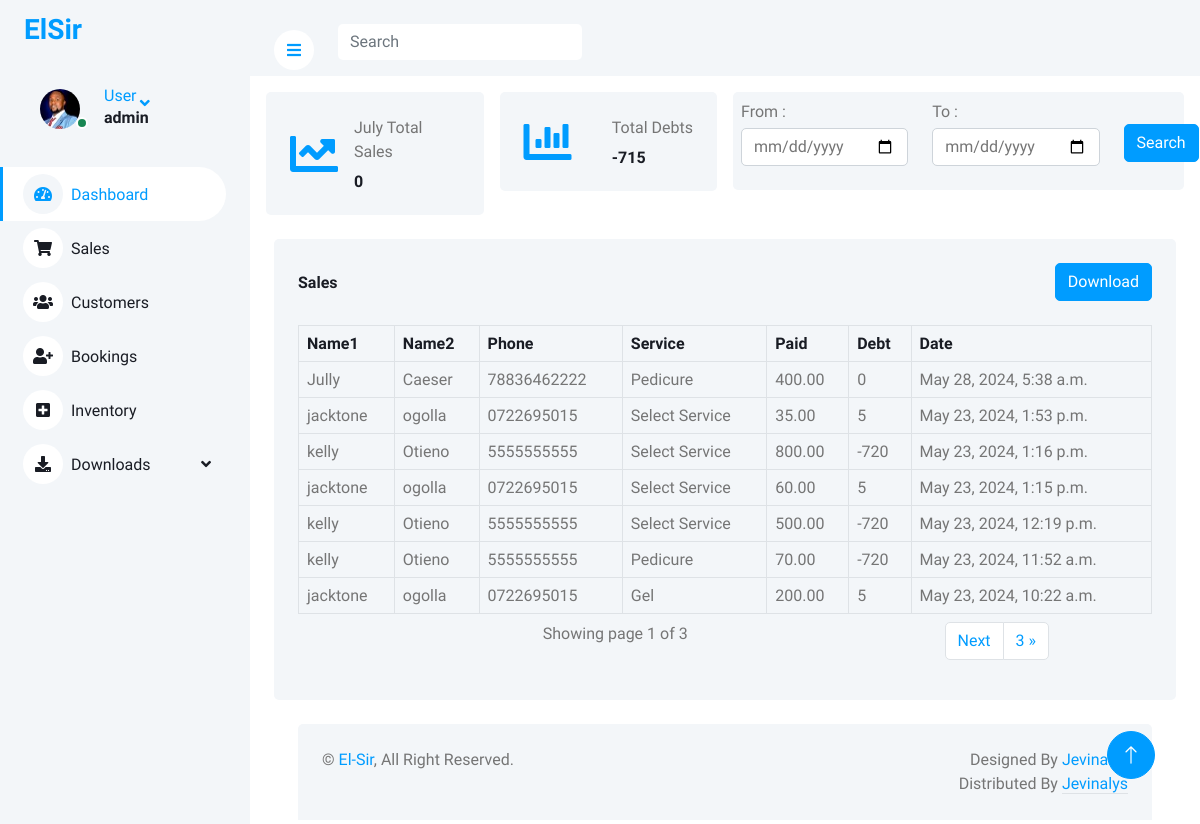
The page /salesrepo/ (signed in) on the database as committed earlier.
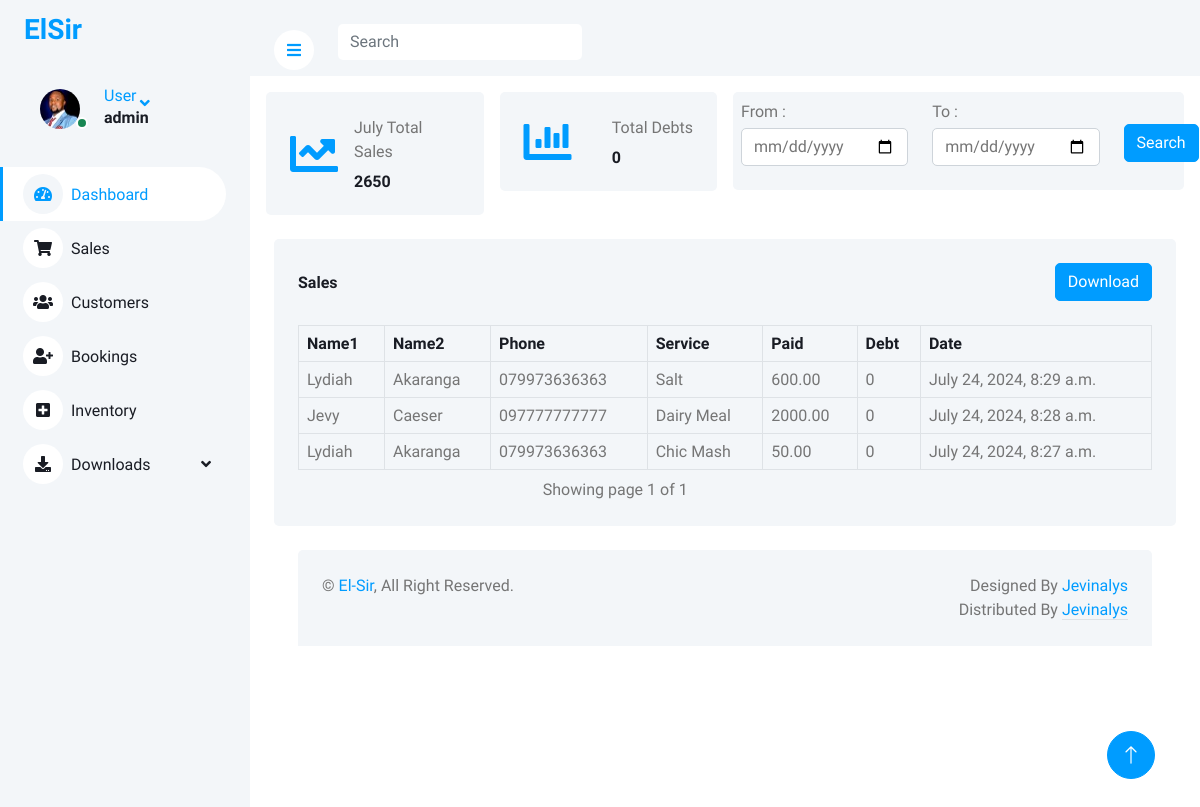
The same page on the database as committed later.
### elsiruser/models.py (models this page shows, shortened)
class Sale(models.Model):
    customer_name = models.ForeignKey(Customer, on_delete = models.PROTECT)
    phone = models.CharField(max_length=12,null=True)
    services = models.CharField(max_length=255,default="" )
    CASH = "cash"
    MPESA = "Mpesa"
    PAYMENT_MODE = {
        CASH : "cash",
        MPESA : "Mpesa"
        }
    payment_mode = models.CharField(
    max_length= 10,
    choices=PAYMENT_MODE,
    default=CASH,
    )
    mpesa_code = models.CharField(max_length=255, null=True)
    amount = models.DecimalField(max_digits=40, decimal_places=2,default=0)
    date_paid = models.DateTimeField(default=timezone.now)
    class Meta:
        ordering:['-date_paid'] # type: ignore

class Customer(models.Model):
    first_name = models.CharField(max_length=255)
    second_name = models.CharField(max_length=255)
    phone = models.CharField(max_length=12)
    email_address =models.EmailField(null=True,blank=True)
    debt = models.IntegerField(null=True, blank=True,default=0)
    loyalty_points = models.FloatField(null=True, blank=True,default=0)

### elsiruser/views.py (the view)
# urls.py: path('salesrepo/',views.salesrepo, name="salesrepo"),
@login_required(login_url='login')
def salesrepo(request):
        sales = Sale.objects.all().order_by('-date_paid')
        myFilter = salesRepofilter(request.GET,queryset=sales)
        sales=myFilter.qs
        month = timezone.now()
        dispmonth= month.strftime("%B")
        now = timezone.now()
        start_of_month = now.replace(day=1)
        end_of_month = (start_of_month + timezone.timedelta(days=32)).replace(day=1)
        total_sales_current_month = Sale.objects.filter(
        date_paid__gte=start_of_month,
        date_paid__lt=end_of_month).aggregate(total_sales=Sum('amount'))['total_sales'] or 0
        total_debt = Customer.objects.aggregate(total_debt=Sum('debt'))['total_debt'] or 0
        paginator = Paginator(sales,7)
        page_number = request.GET.get('page')
        page_obj =Paginator.get_page(paginator, page_number)
        context = {'sales':sales,'myFilter':myFilter, 'page_obj':page_obj,'dispmonth':dispmonth,'total_sales_current_month':total_sales_current_month,'total_debt':total_debt}
        return render(request,'salesRepo.html',context)

### elsiruser/templates/salesRepo.html (shortened to what this page needs)
{% extends 'base.html' %}
{% load static %}
{% block content %}
{%include 'sidebar.html' %}
        <div class="content">
            <nav class="navbar navbar-expand bg-light navbar-light sticky-top px-4 py-0">
                <a href="#" class="sidebar-toggler flex-shrink-0">
                    <i class="fa fa-bars"></i>
                </a>
                <form class="d-none d-md-flex ms-4">
                    <input class="form-control border-0" type="search" placeholder="Search">
                </form>
            </nav>
            <div class="container-fluid pt-3 px-3">
                <div class="row g-3">
                    <div class="col-sm-4 col-xl-3">
                        <div class="bg-light rounded d-flex align-items-center justify-content-between p-4">
                            <i class="fa fa-chart-line fa-3x text-primary"></i>
                            <div class="ms-3">
                                <p class="mb-2">{{dispmonth}} Total Sales</p>
                                <h6 class="mb-0">{{ total_sales_current_month }}</h6>
                            </div>
                        </div>
                    </div>
                    <div class="col-sm-6 col-xl-3">
                        <div class="bg-light rounded d-flex align-items-center justify-content-between p-4">
                            <i class="fa fa-chart-bar fa-3x text-primary"></i>
                            <div class="ms-3">
                                <p class="mb-2"> Total Debts</p>
                                <h6 class="mb-0">{{ total_debt}}</h6>
                            </div>
                        </div>
                    </div>
                    <div class="col-sm-4 col-xl-6">
                        <div class="bg-light rounded d-flex align-items-center justify-content-between p-2">
                            <form action="" method="GET">
                                <div class="row">
                                    <div class="col-sm-5">
                                        <div class="form-group">
                                          <label class="mb-1" for="">From : </label>
                                           {{myFilter.form.fromdate}}
                                        </div>
                                    </div>
                                    <div class="col-md-5">
                                        <div class="form-group">
                                          <label class="mb-1" for="">To : </label>
                                          {{myFilter.form.todate}}
                                        </div>
                                    </div>
                                    <div class="col-md-2">
                                        <br class="mb-1">
                                        <button class="btn btn-primary btn-primary-sm" type="submit">Search</button>
                                    </div>
                                </div>
                            </form>
                        </div>
                    </div>
                </div>
            </div>
            <div class="container-fluid pt-4 px-4">
                <div class="bg-light text-center rounded p-4">
                        <div class="col-md-12">
                            <div class="d-flex align-items-center justify-content-between mb-4">
                                <h6 class="mb-0">Sales</h6>
                                <a href="{% url 'export-excel' %}" class="btn btn-primary">Download</a>
                            </div>
                        </div>
                    <div class="app-table">
                        <div class="table-responsive">
                            <table class="table text-start align-middle table-bordered table-hover mb-0">
                                <thead>
                                    <tr class="text-dark">
                                        <th scope="col">Name1</th>
                                        <th scope="col">Name2</th>
                                        <th scope="col">Phone</th>
                                        <th scope="col">Service</th>
                                        <th scope="col">Paid</th>
                                        <th scope="col">Debt</th>
                                        <th scope="col">Date</th>
                                    </tr>
                                </thead>
                                <tbody>
                                    {% for sale in page_obj %}
                                    <tr>
                                        <td>{{sale.customer_name.first_name}}</td>
                                        <td>{{sale.customer_name.second_name}}</td>
                                        <td>{{sale.phone}}</td>
                                        <td>{{sale.services}}</td>
                                        <td>{{sale.amount}}</td>
                                        <td>{{sale.customer_name.debt}}</td>
                                        <td>{{sale.date_paid}}</td>
                                    </tr>
                                    {% endfor %}
                                </tbody>
                            </table>
                        </div>
                    </div>
                    <div class="pagination-container pt-2">
                        <div class="row">
                            <div class="col-md-9">
                                Showing page {{page_obj.number}} of {{ page_obj.paginator.num_pages }}
                            </div>
                            <ul class="pagination align-right float-right mr-auto , col-md-3">
                                {% if page_obj.has_next %}
                                <li class="page-item"> <a class="page-link" href="?page={{ page_obj.next_page_number }}">Next</a></li>
                                <li class="page-item"> <a class="page-link" href="?page={{ page_obj.paginator.num_pages }}">{{ page_obj.paginator.num_pages}} &raquo;</a></li>
                                {% endif %}
                                </ul>
                        </div>
                    </div>
            </div>
{% endblock %}

### elsiruser/templates/base.html (shortened to what this page needs)
{% load static %}
<html lang="en">
<head>
    <link href="https://cdnjs.cloudflare.com/ajax/libs/font-awesome/5.10.0/css/all.min.css" rel="stylesheet">
    <link href="https://cdn.jsdelivr.net/npm/bootstrap-icons@1.4.1/font/bootstrap-icons.css" rel="stylesheet">
    <link href="{% static 'elsiruser/lib/owlcarousel/assets/owl.carousel.min.css' %}" rel="stylesheet">
    <link href="{% static 'elsiruser/lib/tempusdominus/css/tempusdominus-bootstrap-4.min.css' %}" rel="stylesheet" />
    <link href="{% static 'elsiruser/css/bootstrap.min.css' %}" rel="stylesheet">
    <link href="{% static 'elsiruser/css/style.css' %}" rel="stylesheet">
</head>
<body>
        {% block content %}
        {% endblock %}
        <div class="container-fluid pt-4 px-4">
            <div class="bg-light rounded-top p-4">
                <div class="row">
                    <div class="col-12 col-sm-6 text-center text-sm-start">
                        &copy; <a href="#">El-Sir</a>, All Right Reserved.
                    </div>
                    <div class="col-12 col-sm-6 text-center text-sm-end">
                        Designed By <a href="">Jevinalys</a>
                        Distributed By <a class="border-bottom" href=""
                            target="_blank">Jevinalys</a>
                    </div>
                </div>
            </div>
        </div>
    </div>
    <a href="#" class="btn btn-lg btn-primary btn-lg-square back-to-top"><i class="bi bi-arrow-up"></i></a>
    </div>
</body>
</html>

### elsiruser/templates/sidebar.html (shortened to what this page needs)
{% load static %}
<div class="sidebar pe-4 pb-3">
    <nav class="navbar bg-light navbar-light">
        <a href="dashboard.html" class="navbar-brand mx-4 mb-3">
            <h3 class="text-primary"></i>ElSir</h3>
        </a>
        {% if user.is_authenticated %}
            <div class="nav-item dropdown">
                <a href="#" class="nav-link dropdown-toggle" data-bs-toggle="dropdown">
                    <div class="d-flex align-items-center ms-4 mb-4">
                        <div class="position-relative">
                            <img class="rounded-circle me-lg-2" src="{% static 'elsiruser/img/user1.jpg' %}" alt="" style="width: 40px; height: 40px;">
                            <div class="bg-success rounded-circle border border-2 border-white position-absolute end-0 bottom-0 p-1"></div>
                        </div>
                        <div class="ms-3">
                            <span class="d-none d-lg-inline-flex">User</span>
                            <h6>{{user.username}}</h6>
                        </div>
                    </div>
                </a>
            </div>
        {% else %}
            <a href="{%url 'login' %}" class="dropdown-item">LogIn</a>
        {% endif %}
        <div class="navbar-nav w-100">
            <a href="{% url 'dashboard' %}" class="nav-item nav-link active"><i class="fa fa-tachometer-alt me-2"></i>Dashboard</a>
            <a href="{% url 'sales' %}" class="nav-item nav-link"><i class="fa fa-shopping-cart me-2"></i>Sales</a>
            <a href="{% url 'customers' %}" class="nav-item nav-link"><i class="fa fa-users me-2"></i>Customers</a>
            <a href="{% url 'bookings' %}" class="nav-item nav-link"><i class="fa fa-user-plus me-2"></i>Bookings</a>
            <a href="{% url 'Inventory' %}" class="nav-item nav-link"><i class="fa fa-plus-square me-2"></i>Inventory</a>
            <div class="nav-item dropdown">
                <a href="#" class="nav-link dropdown-toggle" data-bs-toggle="dropdown"><i class="fa fa-download me-2"></i>Downloads</a>
            </div>
        </div>
    </nav>
</div>

### static/elsiruser/css/style.css (style rules this page uses)
:root { --primary: #009CFF; --light: #F3F6F9; --dark: #191C24; }
.back-to-top { position: fixed; display: none; right: 45px; bottom: 45px; z-index: 99; }
.btn { transition: .5s; }
.btn.btn-primary { color: #FFFFFF; }
.btn-lg-square { width: 48px; height: 48px; }
.btn-square, .btn-sm-square, .btn-lg-square { padding: 0; display: inline-flex; align-items: center; justify-content: center; font-weight: normal; border-radius: 50px; }
.sidebar { position: fixed; top: 0; left: 0; bottom: 0; width: 250px; height: 100vh; overflow-y: auto; background: var(--light); transition: 0.5s; z-index: 999; }
.content { margin-left: 250px; min-height: 100vh; background: #FFFFFF; transition: 0.5s; }
@media (min-width: 992px) { .sidebar { margin-left: 0; } }
@media (min-width: 992px) { .content { width: calc(100% - 250px); } }
.sidebar .navbar .navbar-nav .nav-link { padding: 7px 20px; color: var(--dark); font-weight: 500; border-left: 3px solid var(--light); border-radius: 0 30px 30px 0; outline: none; }
.sidebar .navbar .navbar-nav .nav-link:hover, .sidebar .navbar .navbar-nav .nav-link.active { color: var(--primary); background: #FFFFFF; border-color: var(--primary); }
.sidebar .navbar .navbar-nav .nav-link i { width: 40px; height: 40px; display: inline-flex; align-items: center; justify-content: center; background: #FFFFFF; border-radius: 40px; }
.sidebar .navbar .navbar-nav .nav-link:hover i, .sidebar .navbar .navbar-nav .nav-link.active i { background: var(--light); }
.sidebar .navbar .dropdown-toggle::after { position: absolute; top: 15px; right: 15px; border: none; content: "\f107"; font-family: "Font Awesome 5 Free"; font-weight: 900; transition: .5s; }
.content .navbar .sidebar-toggler, .content .navbar .navbar-nav .nav-link i { width: 40px; height: 40px; display: inline-flex; align-items: center; justify-content: center; background: #FFFFFF; border-radius: 40px; }

Rows that differ between the two databases and show on the page:
removed Sale: customer_name.first_name "Jully", customer_name.second_name "Caeser", phone "78836462222", services "Pedicure", amount "400.00", customer_name.debt "0", date_paid "May 28, 2024, 5:38 a.m."
removed Sale: customer_name.first_name "jacktone", customer_name.second_name "ogolla", phone "0722695015", services "Select Service", amount "35.00", customer_name.debt "5", date_paid "May 23, 2024, 1:53 p.m."
removed Sale: customer_name.first_name "kelly", customer_name.second_name "Otieno", phone "5555555555", services "Select Service", amount "800.00", customer_name.debt "-720", date_paid "May 23, 2024, 1:16 p.m."
removed Sale: customer_name.first_name "jacktone", customer_name.second_name "ogolla", phone "0722695015", services "Select Service", amount "60.00", customer_name.debt "5", date_paid "May 23, 2024, 1:15 p.m."
removed Sale: customer_name.first_name "kelly", customer_name.second_name "Otieno", phone "5555555555", services "Select Service", amount "500.00", customer_name.debt "-720", date_paid "May 23, 2024, 12:19 p.m."
removed Sale: customer_name.first_name "kelly", customer_name.second_name "Otieno", phone "5555555555", services "Pedicure", amount "70.00", customer_name.debt "-720", date_paid "May 23, 2024, 11:52 a.m."
removed Sale: customer_name.first_name "jacktone", customer_name.second_name "ogolla", phone "0722695015", services "Gel", amount "200.00", customer_name.debt "5", date_paid "May 23, 2024, 10:22 a.m."
added Sale: customer_name.first_name "Lydiah", customer_name.second_name "Akaranga", phone "079973636363", services "Salt", amount "600.00", customer_name.debt "0", date_paid "July 24, 2024, 8:29 a.m."
added Sale: customer_name.first_name "Jevy", customer_name.second_name "Caeser", phone "097777777777", services "Dairy Meal", amount "2000.00", customer_name.debt "0", date_paid "July 24, 2024, 8:28 a.m."
added Sale: customer_name.first_name "Lydiah", customer_name.second_name "Akaranga", phone "079973636363", services "Chic Mash", amount "50.00", customer_name.debt "0", date_paid "July 24, 2024, 8:27 a.m."
Other text that changed with them:
{{ total_sales_current_month }}: "0" → "2650"
{{ total_debt }}: "-715" → "0"
{{ page_obj.paginator.num_pages }}: "3" → "1"
{{ page_obj.paginator.num_pages }}: "3" → (not shown)
text no longer shown: "Next »"
